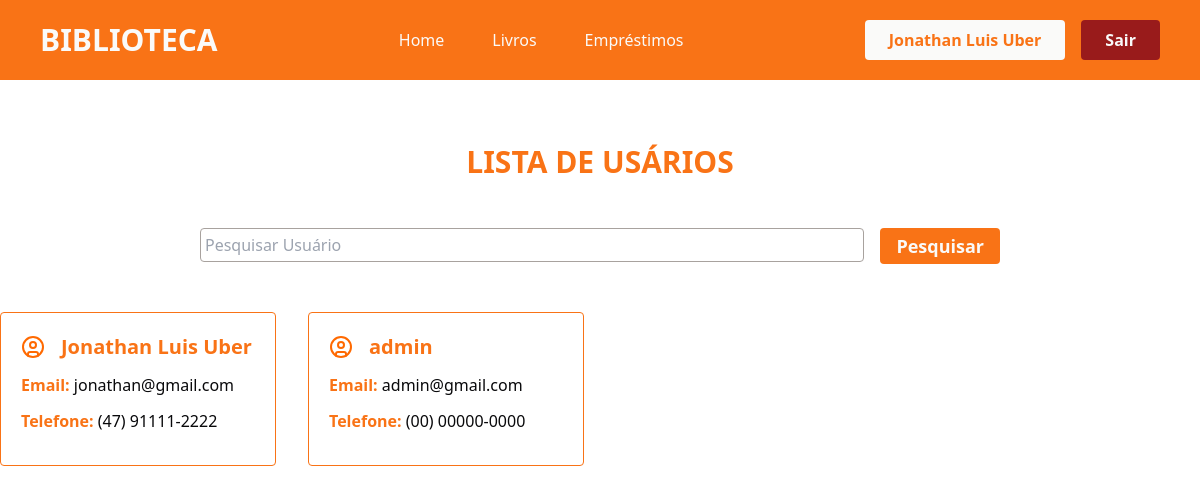
The page /usuarios/ (signed in) on the database as committed earlier.
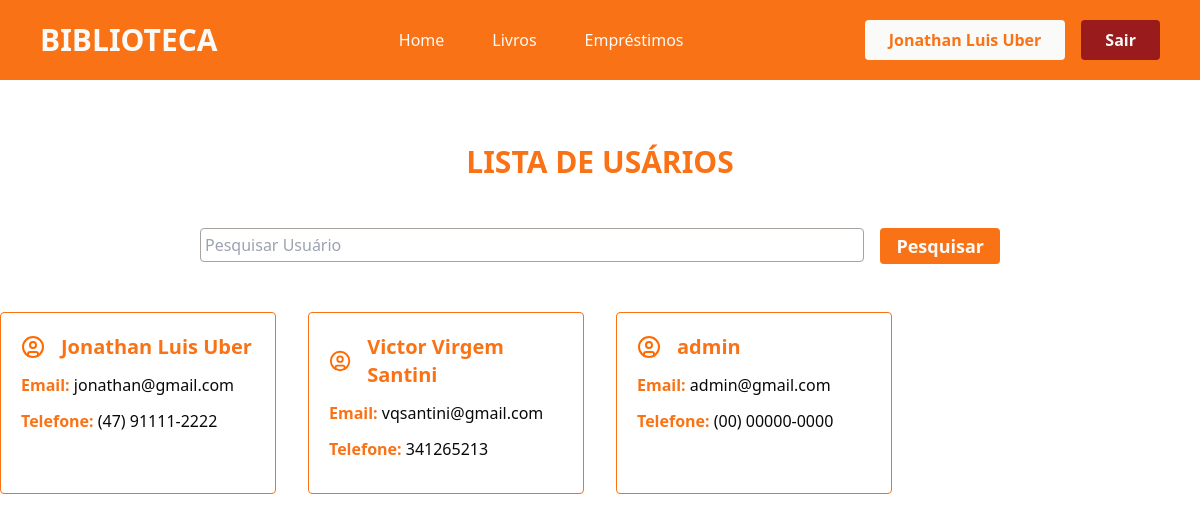
The same page on the database as committed later.
### app/models.py (models this page shows)
class User(db.Model, UserMixin):
    id = db.Column(db.Integer, primary_key=True)
    nome = db.Column(db.String(100), nullable=True)
    telefone = db.Column(db.String(100), nullable=True)
    email = db.Column(db.String(100), nullable=True)
    senha = db.Column(db.String(100), nullable=True)
    emprestimos = db.relationship('Emprestimo', backref='user', lazy=True)

### app/views.py (the view)
@app.route('/usuarios/')
@login_required
def usuarios():
    if request.method == 'GET':
        pesquisa = request.args.get('pesquisa', '')
    dados = User.query.order_by('nome')
    if pesquisa != '':
        dados = dados.filter(User.nome.ilike(f'%{pesquisa}%'))
    usuarios = {'dados' : dados.all()}
    return render_template('usuarios.html', usuarios=usuarios)

### app/models.py (called while the page is built)
@login_manager.user_loader
def load_user(user_id):
    return User.query.get(user_id)

### app/templates/usuarios.html (shortened to what this page needs)
{% extends "head.html" %}
{% block content %}
<div class="container-usuarios flex flex-col justify-center align-center">
    <div class="titulo mt-[4rem] flex-col justify-center items-center">
        <h2 class="text-3xl text-center text-orange-500 font-bold">LISTA DE USÁRIOS</h2>
    </div>
    <div class="pesquisa mt-[3rem] flex justify-center">
        <form action="" method="get" class="flex flex-row gap-4 w-[800px]">
                <div class="w-full">
                    <input type="text" name="pesquisa" class="w-full border-[1px] rounded border-stone-400 px-1 py-1 outline-orange-500 outline-2" placeholder="Pesquisar Usuário">
                </div>
                <div class="w-70">
                    <button type="submit" class="bg-orange-500 w-full text-stone-50 font-semibold text-lg rounded py-1 px-4 hover:bg-orange-700 cursor-pointer transition-all duration-500">Pesquisar</button>
                </div>
            </form>
    </div>
    <section class="usuarios flex justify-center mt-[3rem]">
        <div class="lista-usuarios grid grid-cols-4 gap-[2rem] w-[1500px]">
            {% for user in usuarios.dados %}
                <div class="card-usuario border-orange-500 border-[1px] rounded p-5">
                    <div class="nome-svg flex flex-row gap-4 items-center justify-start">
                        <h2 class="text-xl font-semibold text-orange-500">{{user.nome}}</h2>
                    </div>
                    <p class="mt-3 text-orange-500 font-semibold">Email: <span class="text-zinc-950 font-normal">{{user.email}}</span></p>
                    <p class="mt-3 mb-3 text-orange-500 font-semibold">Telefone: <span class="text-zinc-950 font-normal">{{user.telefone}}</span></p>
                </div>
            {% endfor %}
        </div>
    </section>
</div>
{% endblock %}

### app/templates/header.html (shortened to what this page needs)
{% extends "head.html" %}
{% block content %}
<header class="font-sans px-10 py-5 bg-orange-500">
    <div class="container-header flex justify-between items-center">
        <div class="logo text-stone-50 font-bold text-3xl">
            <h1>BIBLIOTECA</h1>
        </div>
        <nav class="nav flex gap-12 text-stone-50 font-medium">
            <a href="{{ url_for('homepage') }}">Home</a>
            <a href="{{ url_for('livros') }}">Livros</a>
            <a href="{{ url_for('emprestimos') }}">Empréstimos</a>
        </nav>
        <div class="login flex gap-4">
            {% if current_user.is_authenticated %}
            <p class="bg-stone-50 px-6 py-2 text-orange-500 rounded font-semibold">{{current_user.nome}}</p>
                <a href="{{ url_for('logout') }}" class="bg-red-800 px-6 py-2 text-stone-50 rounded font-semibold cursor-pointer hover:bg-red-900 transition-all duration-500">Sair</a>
            {% endif %}
        </div>
    </div>
</header>
{% endblock %}

Rows that differ between the two databases and show on the page:
added User: nome "Victor Virgem Santini", email "vqsantini@gmail.com", telefone "341265213"
